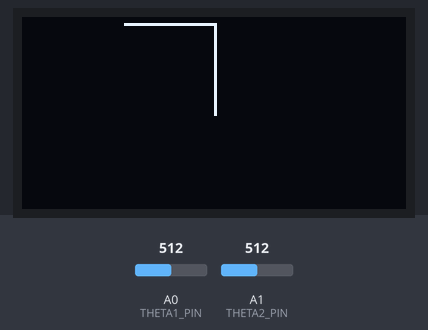
The sketch below on a simulated Arduino Uno, built with avr-gcc and run on an emulated ATmega328P. Shown: 128×64 one-colour display. Inputs (shaded band) come from the test bench; at power-on: A0 (THETA1_PIN) = 512, A1 (THETA2_PIN) = 512.

Above: at 1.2 s.
1.3 s: A0 (THETA1_PIN) set to 716
At 2.2 s:
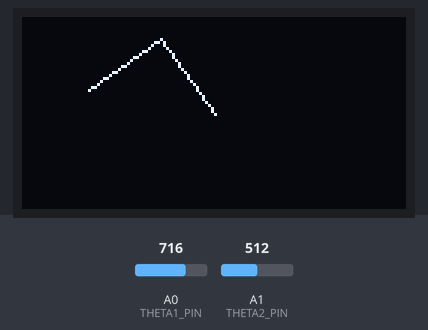
2.8 s: A1 (THETA2_PIN) set to 716
At 3.4 s:
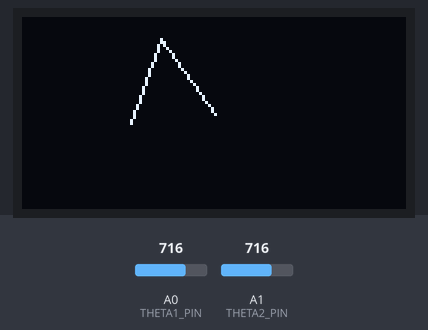
4.3 s: A0 (THETA1_PIN) set to 900
At 4.6 s:
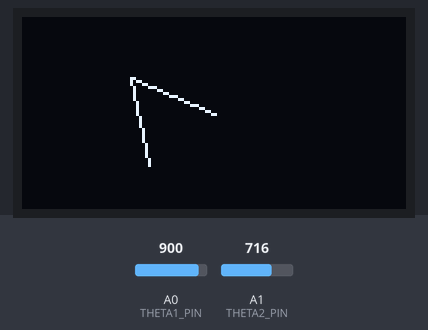
5.8 s: A1 (THETA2_PIN) set to 900
At 6.9 s:
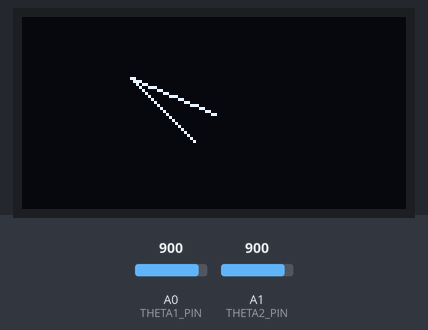
7.3 s: A0 (THETA1_PIN) set to 1023
At 8.1 s:
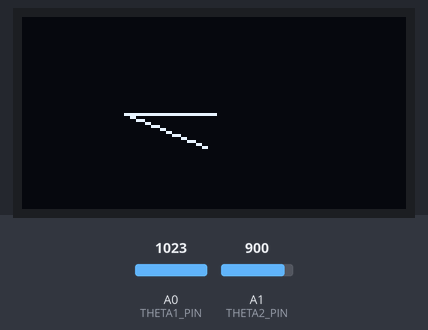
8.8 s: A1 (THETA2_PIN) set to 1023
At 9.3 s:
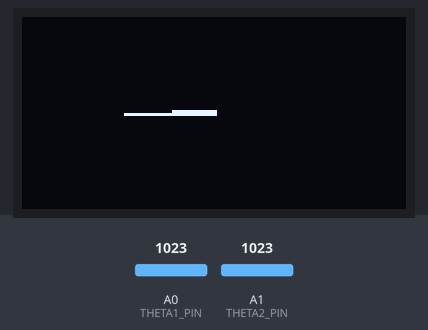
Timing chart, 0 to 11.3 s (numbered marks = the images above; inputs shaded):
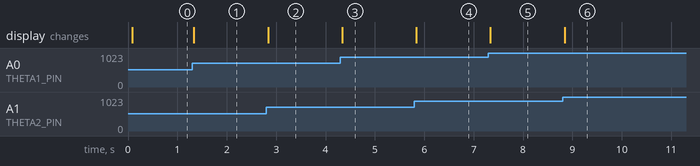

Measured:
- after the input at 1.3 s, the display: changes at once (image 1)
- after the input at 2.8 s, the display: changes at once (image 2)
- after the input at 4.3 s, the display: changes at once (image 3)
- after the input at 5.8 s, the display: changes at once (image 4)
- after the input at 7.3 s, the display: changes at once (image 5)
- after the input at 8.8 s, the display: changes at once (image 6)

The sketch:

robot_arm_fk_469.ino
```cpp
// snippet: robot_arm_fk_469
// tags: robot, arm, fk, forward-kinematics, servo, adafruit_gfx, adafruit_ssd1306
// boards: avr, megaavr, nano33iot, romi32u4, rp2040
// library: Adafruit_GFX, Adafruit_SSD1306
// description: Draw the 2-DOF arm skeleton on an SSD1306 128×64 OLED: draw two lines from base→elbow→end-effecto…
// prompts: 2-dof, skeleton, ssd1306, 128×64, lines, base→elbow→end-effector
// verified: compile-only
// source: kd-generated (id 469)
// exact-include: Wire.h, Adafruit_GFX.h, Adafruit_SSD1306.h

#include <Wire.h>
#include <Adafruit_GFX.h>
#include <Adafruit_SSD1306.h>

#define SCREEN_WIDTH 128 // OLED display width, in pixels
#define SCREEN_HEIGHT 64 // OLED display height, in pixels

// Declaration for an SSD1306 display connected to I2C (SDA, SCL pins)
Adafruit_SSD1306 display(SCREEN_WIDTH, SCREEN_HEIGHT, &Wire, -1);

const int THETA1_PIN = A0;
const int THETA2_PIN = A1;
const float L1 = 30.0; // Length of first link in pixels
const float L2 = 30.0; // Length of second link in pixels

void setup() {
  if (!display.begin(SSD1306_SWITCHCAPVCC, 0x3C)) {
    Serial.println(F("SSD1306 allocation failed"));
    for(;;);
  }
  display.clearDisplay();  // SSD1306: clear the framebuffer (push with display())
  display.setTextSize(1);
  display.setTextColor(SSD1306_WHITE);
  display.setCursor(0, 0);
  display.println("2DOF Arm Skeleton");
  display.display();  // SSD1306: push the framebuffer to the screen
}

void loop() {
  static unsigned long prevMs = 0;
  const unsigned long INTERVAL = 50; // 20 Hz

  unsigned long now = millis();
  if (now - prevMs >= INTERVAL) {
    prevMs = now;

    float theta1 = map(analogRead(THETA1_PIN), 0, 1023, 0, 180);
    float theta2 = map(analogRead(THETA2_PIN), 0, 1023, 0, 180);

    display.clearDisplay();  // SSD1306: clear the framebuffer (push with display())
    drawArm(theta1, theta2);
    display.display();  // SSD1306: push the framebuffer to the screen
  }
}

void drawArm(float theta1, float theta2) {
  float x1 = L1 * cos(theta1 * PI / 180);
  float y1 = L1 * sin(theta1 * PI / 180);
  float x2 = x1 + L2 * cos((theta1 + theta2) * PI / 180);
  float y2 = y1 + L2 * sin((theta1 + theta2) * PI / 180);

  display.drawLine(64, 32, 64 + x1, 32 - y1, SSD1306_WHITE);
  display.drawLine(64 + x1, 32 - y1, 64 + x2, 32 - y2, SSD1306_WHITE);
}
```
